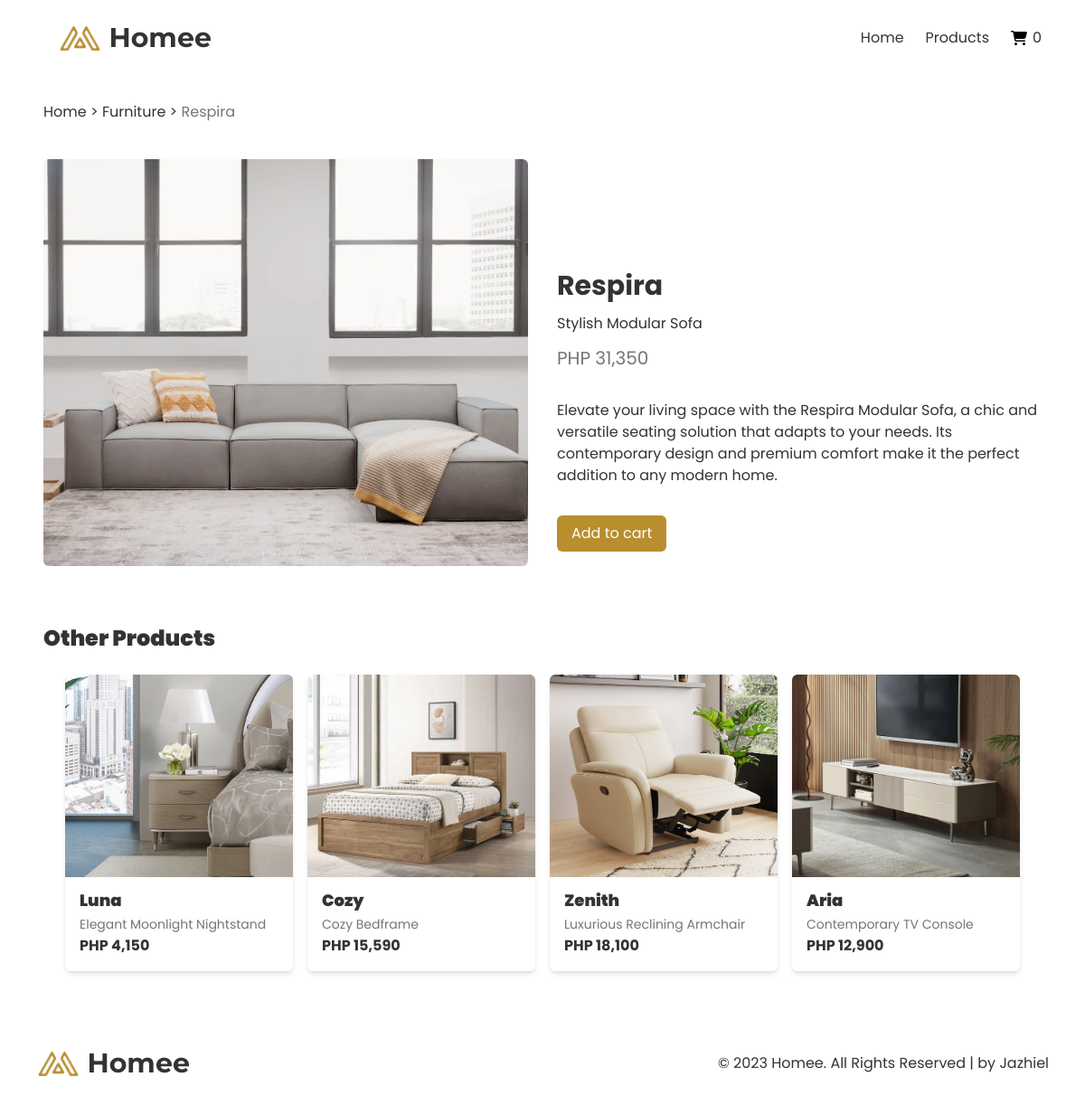
/single-product.php?id=11, run on the app's committed database.
### tables this page shows
CREATE TABLE `products` (
  `id` int(11) NOT NULL,
  `name` varchar(255) NOT NULL,
  `price` int(10) NOT NULL,
  `image` varchar(255) DEFAULT NULL,
  `brief_desc` varchar(255) DEFAULT NULL,
  `long_desc` text DEFAULT NULL,
  `featured` tinyint(1) DEFAULT NULL
);

### single-product.php (called while the page is built)
<?php
    require_once('templates/header.php');
    require_once('views/single-product.php');
    require_once('templates/footer.php');
?>

### views/single-product.php (the view, shortened to what this page needs)
<?php
    include_once('config/dbconnection.php');
?>
<main>
    <?php
        $id = $_GET['id'];
        $stmt = $conn->prepare("SELECT * FROM products WHERE id = $id");
        $stmt->execute();
        while ($product = $stmt->fetch(PDO::FETCH_ASSOC))
        {
    ?>
    <div class="breadcrumbs top-margin">
        <a href="index.php">Home</a> &gt; <a href="products.php">Furniture</a> &gt; <span><?php echo $product['name']?></span>
    </div>
    <section>
        <div class="product-detailed">
            <div class="gallery">
                <img src="assets/images/furnitures/<?php echo $product['image']?>" alt="">
            </div>
            <div class="full-details"
            data-id="<?php echo $product['id']?>"
            data-name="<?php echo $product['name']?>"
            data-image="<?php echo $product['image']?>"
            data-qty="1"
            data-price="<?php echo $product['price']?>">
                <div class="title" >
                    <h1><?php echo $product['name'];?></h1>
                    <p><?php echo $product['brief_desc'];?></p>
                    <h2>PHP <?php echo number_format($product['price']);?></h2>
                </div>
                <p><?php echo $product['long_desc'];?></p>
                <button class="btn add-to-cart-full" href="">Add to cart</button>
            </div>
        </div>
    </section>
    <?php
        }
    ?>
    <section>
        <div class="other-products">
            <h1>Other Products</h1>
            <ul class="product-list">
                <?php
                    $stmt = $conn->prepare("SELECT * FROM products WHERE id != $id ORDER BY RAND() LIMIT 4");
                    $stmt->execute();
                    while ($product = $stmt->fetch(PDO::FETCH_ASSOC))
                    {
                ?>
                <li>
                    <div class="product-card">
                        <div class="product-img">
                            <div class="add-btn-dv"
                            data-id="<?php echo $product['id']?>"
                            data-name="<?php echo $product['name']?>"
                            data-image="<?php echo $product['image']?>"
                            data-qty="1"
                            data-price="<?php echo $product['price']?>"
                            >
                            </div>
                            <img src="assets/images/furnitures/<?php echo $product['image'];?>" alt="">
                        </div>
                        <a href="single-product.php?id=<?php echo $product['id']; ?>" class="details">
                            <h2><?php echo $product['name'];?></h2>
                            <span><?php echo $product['brief_desc'];?></span>
                            <p>PHP <?php echo number_format($product['price']);?></p>
                        </a>
                    </div>
                </li>
               <?php
                    }
               ?>
            </ul>
        </div>
    </section>
</main>

### data on the page
products: name "Respira", image (picture), brief_desc "Stylish Modular Sofa", price "31,350", long_desc "Elevate your living space with the Respira Modular Sofa, a chic and versatile seating solution that adapts to your needs. Its contemporary design and premium comfort make it the perfect addition to any modern home."
products: image (picture), name "Luna", brief_desc "Elegant Moonlight Nightstand", price "4,150"
products: image (picture), name "Cozy", brief_desc "Cozy Bedframe", price "15,590"
products: image (picture), name "Zenith", brief_desc "Luxurious Reclining Armchair", price "18,100"
products: image (picture), name "Aria", brief_desc "Contemporary TV Console", price "12,900"

### other printed values
$_SESSION['count'] "0"
